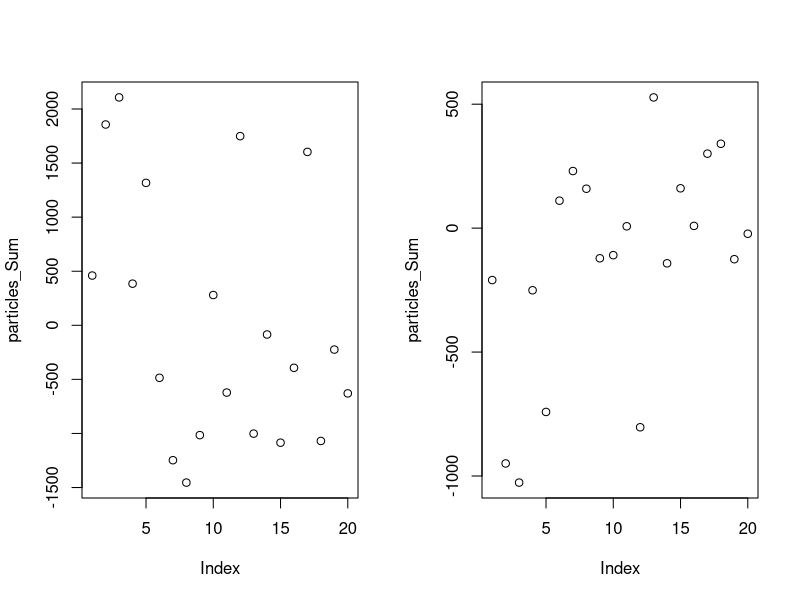

The R source for this figure:
fitness<-function(operands){
  particle_fitness<-1/(1+abs(50-sum(operands)))
  return(particle_fitness)
}

particles<-list()
no_of_particles<-20
for(index in 1:no_of_particles){
  particles[[index]]<-runif(10,min = -500,max = 500)
}
velocity<-list()
for(index in 1:no_of_particles){
  random_velocity<-runif(1,min = -1,max = 1)
  velocity[[index]]<-rep(random_velocity,10)
}


no_of_iteration<-4

w<-0.70
c1<-0.20
c2<-0.60
particle_best<-list()
particle_best_fitness<-c()
particle_best<-particles
particles_Sum<-c()
par(mfrow=c(1,2))
for(index in 1:no_of_particles){
  particles_Sum[index]<-sum(particles[[index]])
}

plot(particles_Sum,type="p")

for(iteration in 1:no_of_iteration){
  particle_fitness<-c()
  for(index in 1:no_of_particles){
    particle_fitness[index]<-fitness(particles[[index]])
    if(iteration == 1){
      particle_best[[index]]<-particles[[index]]
      particle_best_fitness[index]<-particle_fitness[index]
      next
    }
    if(particle_fitness[index]>particle_best_fitness[index]){
      particle_best[[index]]<-particles[[index]]
      particle_best_fitness[index]<-particle_fitness[index]
    }
    
  }
  gbest_position<-which.max(particle_fitness)
  new_velocity<-list()
  for(index in 1:no_of_particles){
    r1<-runif(1)
    r2<-runif(1)
    velocity[[index]]<-velocity[[index]]*w+c1*r1*(particle_best[[index]]-particles[[index]])+c2*r2*(particles[[gbest_position]]-particles[[index]])
    particles[[index]]<-particles[[index]]+velocity[[index]]
  }
}
for(index in 1:no_of_particles){
  particles_Sum[index]<-sum(particles[[index]])
}

plot(particles_Sum,type="p")
